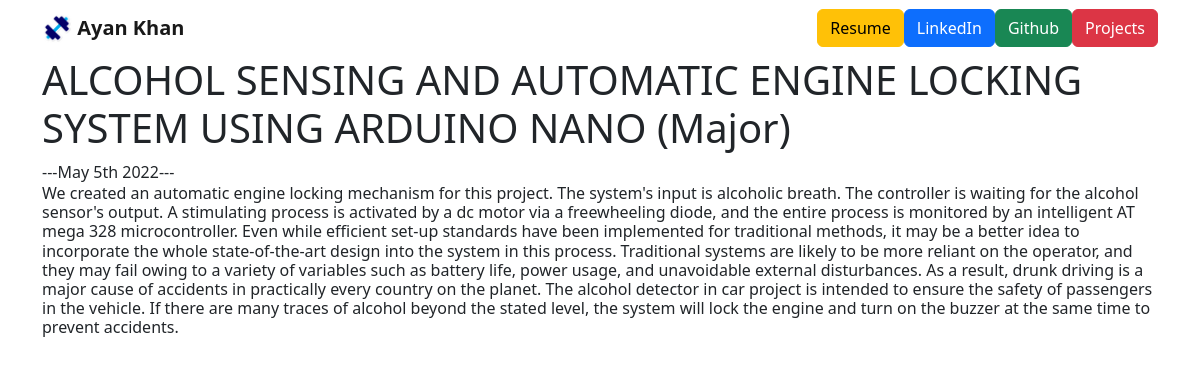
The app's page /blog/20 with its own data.
### blog/models.py (models this page shows, shortened)
class Blog(models.Model):
	title = models.CharField(max_length=200)
	description = models.TextField()
	date = models.DateField()

### blog/views.py (the view)
# urls.py: path('<int:blog_id>', views.detail, name='detail'),
def detail(request, blog_id):
	blog = get_object_or_404(Blog, pk=blog_id)
	return render(request, 'blog/detail.html', {'blog':blog})

### blog/templates/blog/detail.html
{% extends 'portfolio/base.html' %}
{% block content %}
<h1>{{ blog.title }}</h1>
---{{ blog.date|date:'F jS Y' }}---
<h6>{{ blog.description }}</h6>
{% endblock %}

### portfolio/static/portfolio/custom.css (style rules this page uses)
body { font-family: 'Lato', sans-serif; }

### records on screen
Blog: title "ALCOHOL SENSING AND AUTOMATIC ENGINE LOCKING SYSTEM USING ARDUINO NANO (Major)", date "May 5th 2022", description "We created an automatic engine locking mechanism for this project. The system's input is alcoholic breath. The controller is waiting for the alcohol sensor's output. A stimulating process is activated by a dc motor via a freewheeling diode, and the entire process is monitored by an intelligent AT mega 328 microcontroller. Even while efficient set-up standards have been implemented for traditional methods, it may be a better idea to incorporate the whole state-of-the-art design into the system in this process. Traditional systems are likely to be more reliant on the operator, and they may fail owing to a variety of variables such as battery life, power usage, and unavoidable external…"
